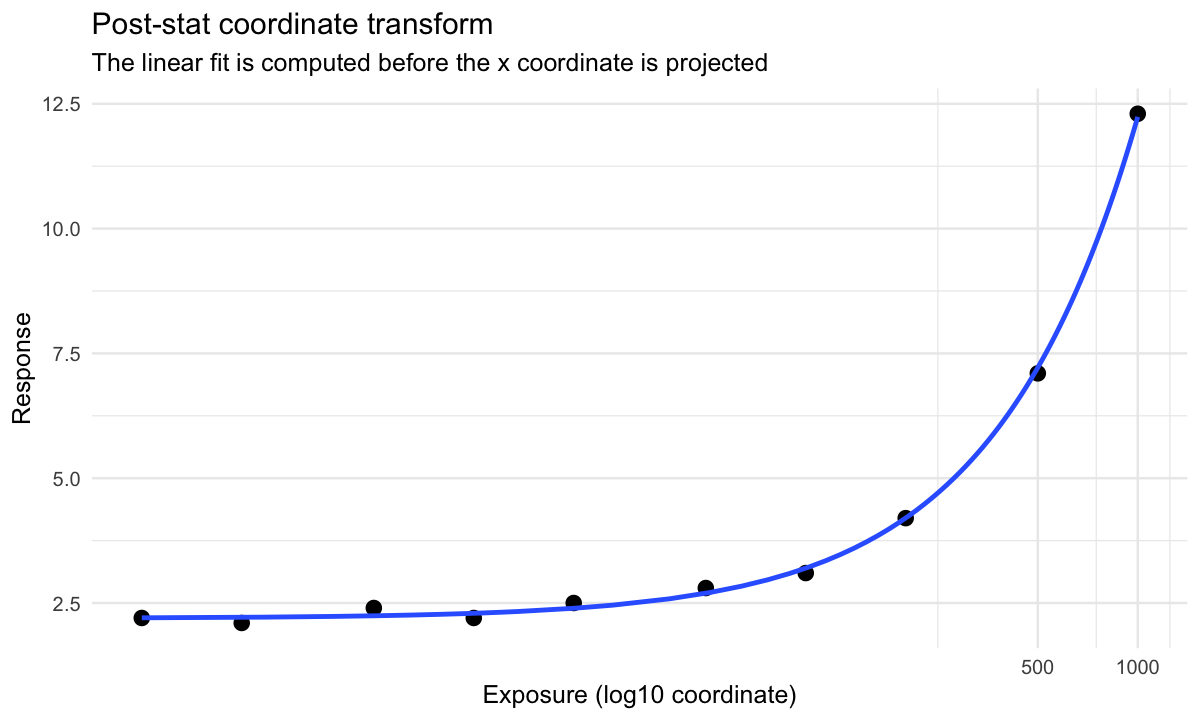

This chart was generated by the following R code:
#!/usr/bin/env Rscript

library(ggplot2)

rows <- data.frame(
  exposure = c(1, 2, 5, 10, 20, 50, 100, 200, 500, 1000),
  response = c(2.2, 2.1, 2.4, 2.2, 2.5, 2.8, 3.1, 4.2, 7.1, 12.3)
)

plot <- ggplot(rows, aes(exposure, response)) +
  geom_point(size = 3) +
  geom_smooth(method = "lm", se = FALSE) +
  coord_transform(x = "log10") +
  labs(
    title = "Post-stat coordinate transform",
    subtitle = "The linear fit is computed before the x coordinate is projected",
    x = "Exposure (log10 coordinate)",
    y = "Response"
  ) +
  theme_minimal(base_size = 12)

ggsave(
  "artifacts/scale-equivalence/pr4-coord-transform/ggplot2-reference.png",
  plot,
  width = 8,
  height = 4.8,
  dpi = 150
)
